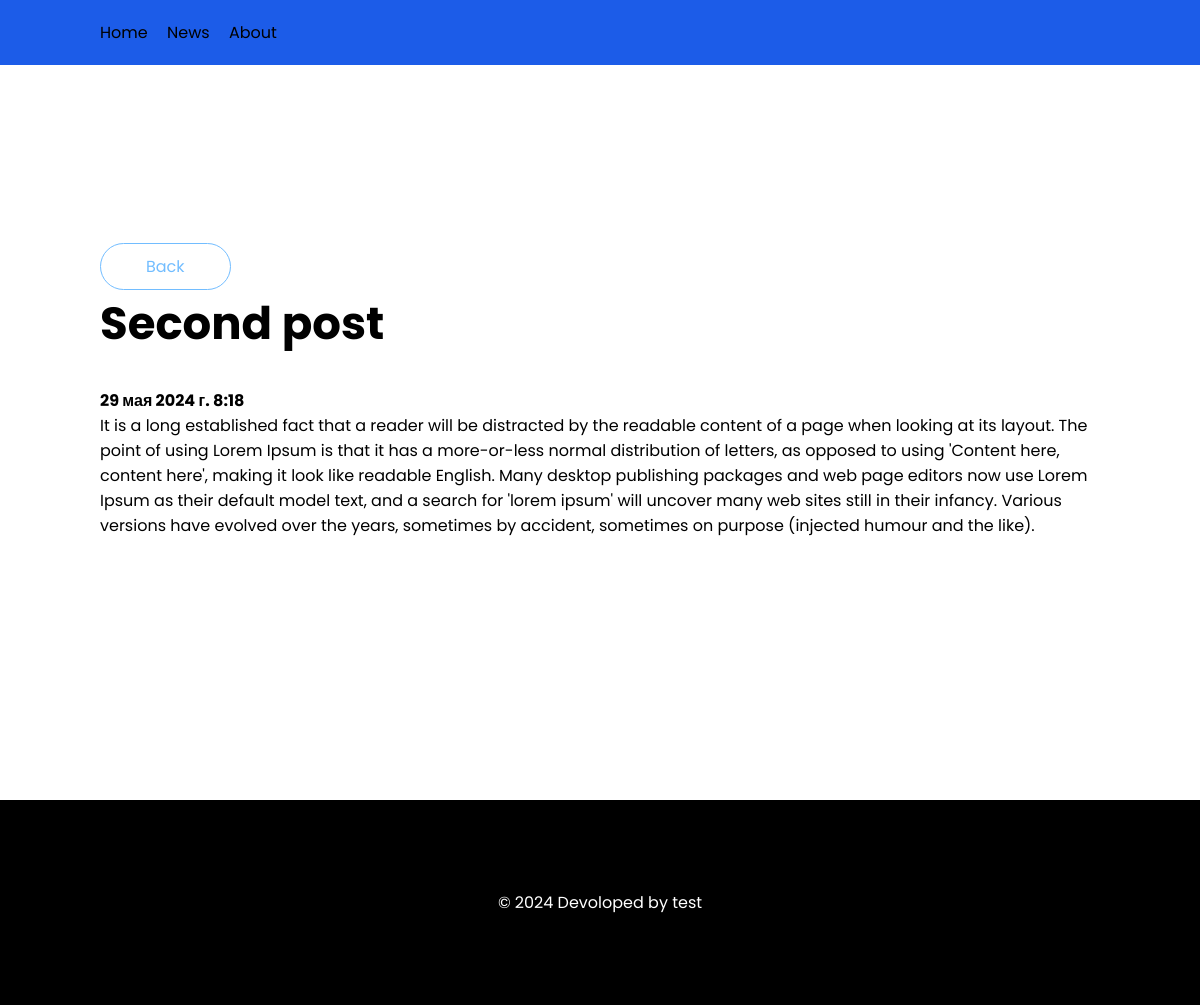
/news/detail/2/, run on the app's committed database.
### news_app/models.py (models this page shows, shortened)
class Post(models.Model):
    title = models.CharField("Title",max_length=255)
    discription = models.TextField("Discription")
    posted_date = models.DateTimeField("Poste date",default=datetime.now)
    class Meta:
        verbose_name = "Post"
        verbose_name_plural = "Posts"

### news_app/views.py (the view)
# urls.py: path('news/detail/<int:pk>/', views.news_detail_page, name="news_detail_page"),
def news_detail_page(request, pk):
    post = get_object_or_404(Post, pk=pk)
    context = {
        'post': post
    }
    return render(request, "./news-detail.html", context)

### news_app/templates/news-detail.html (shortened to what this page needs)
{% extends './base.html' %}
{% block content %}
<section class="news">
    <div class="container">
        <a href="{% url 'news_page' %}" class="button_blue">Back</a>
        <h1>{{ post.title }}</h1>
        <p><strong>{{ post.posted_date }}</strong></p>
        <p class="description">{{ post.discription }}</p>
    </div>
</section>
{% endblock %}

### news_app/static/css/style.css (style rules this page uses)
* { padding: 0; margin: 0; box-sizing: border-box; font-family:"Poppins", sans-serif; }
.container { margin-left: 100px; margin-right: 100px; }
.button_blue { display: inline-block; background-color: transparent; border: 1px solid #72bdff; color: #72bdff; padding: 10px 45px; text-decoration: none; border-radius: 30px; transition: 0.3s ease-in-out; }
.news { min-height:100vh; display:flex; align-items:center; }
.news h1 { font-size:45px; margin-bottom:30px; }
.description { margin-bottom:20px; }

### data on the page
Post: title "Second post", posted_date "29 мая 2024 г. 8:18", discription "It is a long established fact that a reader will be distracted by the readable content of a page when looking at its layout. The point of using Lorem Ipsum is that it has a more-or-less normal distribution of letters, as opposed to using 'Content here, content here', making it look like readable English. Many desktop publishing packages and web page editors now use Lorem Ipsum as their default model text, and a search for 'lorem ipsum' will uncover many web sites still in their infancy. Various versions have evolved over the years, sometimes by accident, sometimes on purpose (injected humour and the like)."
